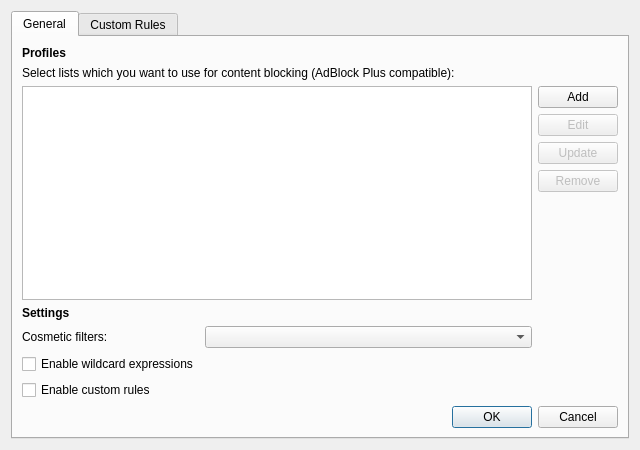
<?xml version="1.0" encoding="UTF-8"?>
<ui version="4.0">
 <class>Meerkat::ContentBlockingDialog</class>
 <widget class="QDialog" name="Meerkat::ContentBlockingDialog">
  <property name="geometry">
   <rect>
    <x>0</x>
    <y>0</y>
    <width>640</width>
    <height>450</height>
   </rect>
  </property>
  <property name="windowTitle">
   <string>Content Blocking</string>
  </property>
  <layout class="QVBoxLayout" name="contentBlockingVerticalLayout">
   <item>
    <widget class="QTabWidget" name="tabWidget">
     <property name="currentIndex">
      <number>0</number>
     </property>
     <widget class="QWidget" name="generalTab">
      <attribute name="title">
       <string>General</string>
      </attribute>
      <layout class="QVBoxLayout" name="generalVerticalLayout">
       <item>
        <widget class="QLabel" name="profilesHeaderLabel">
         <property name="font">
          <font>
           <weight>75</weight>
           <bold>true</bold>
          </font>
         </property>
         <property name="text">
          <string>Profiles</string>
         </property>
        </widget>
       </item>
       <item>
        <widget class="QLabel" name="profilesDescriptionLabel">
         <property name="text">
          <string>Select lists which you want to use for content blocking (AdBlock Plus compatible):</string>
         </property>
         <property name="wordWrap">
          <bool>true</bool>
         </property>
        </widget>
       </item>
       <item>
        <layout class="QHBoxLayout" name="profilesHorizontalLayout">
         <item>
          <layout class="QVBoxLayout" name="profilesVerticalLayout">
           <item>
            <widget class="Meerkat::ItemViewWidget" name="profilesViewWidget">
             <property name="sizeAdjustPolicy">
              <enum>QAbstractScrollArea::AdjustIgnored</enum>
             </property>
             <property name="editTriggers">
              <set>QAbstractItemView::CurrentChanged|QAbstractItemView::DoubleClicked|QAbstractItemView::EditKeyPressed|QAbstractItemView::SelectedClicked</set>
             </property>
             <property name="alternatingRowColors">
              <bool>true</bool>
             </property>
             <property name="autoExpandDelay">
              <number>-1</number>
             </property>
             <attribute name="headerStretchLastSection">
              <bool>false</bool>
             </attribute>
            </widget>
           </item>
           <item>
            <widget class="QLabel" name="settingsHeaderLabel">
             <property name="font">
              <font>
               <weight>75</weight>
               <bold>true</bold>
              </font>
             </property>
             <property name="text">
              <string>Settings</string>
             </property>
            </widget>
           </item>
           <item>
            <layout class="QFormLayout" name="settingsFormLayout">
             <item row="1" column="0">
              <widget class="QLabel" name="cosmeticFiltersLabel">
               <property name="text">
                <string>Cosmetic filters:</string>
               </property>
              </widget>
             </item>
             <item row="1" column="1">
              <widget class="QComboBox" name="cosmeticFiltersComboBox"/>
             </item>
             <item row="2" column="0">
              <widget class="QCheckBox" name="enableWildcardsCheckBox">
               <property name="text">
                <string>Enable wildcard expressions</string>
               </property>
              </widget>
             </item>
             <item row="3" column="0">
              <widget class="QCheckBox" name="enableCustomRulesCheckBox">
               <property name="text">
                <string>Enable custom rules</string>
               </property>
              </widget>
             </item>
            </layout>
           </item>
          </layout>
         </item>
         <item>
          <layout class="QVBoxLayout" name="profilesButtonsLayout" stretch="0,0,0,0,1">
           <item>
            <widget class="QPushButton" name="addProfileButton">
             <property name="text">
              <string>Add</string>
             </property>
            </widget>
           </item>
           <item>
            <widget class="QPushButton" name="editProfileButton">
             <property name="enabled">
              <bool>false</bool>
             </property>
             <property name="text">
              <string>Edit</string>
             </property>
            </widget>
           </item>
           <item>
            <widget class="QPushButton" name="updateProfileButton">
             <property name="enabled">
              <bool>false</bool>
             </property>
             <property name="text">
              <string>Update</string>
             </property>
            </widget>
           </item>
           <item>
            <widget class="QPushButton" name="removeProfileButton">
             <property name="enabled">
              <bool>false</bool>
             </property>
             <property name="text">
              <string>Remove</string>
             </property>
            </widget>
           </item>
           <item>
            <spacer name="profilesVerticalSpacer">
             <property name="orientation">
              <enum>Qt::Vertical</enum>
             </property>
             <property name="sizeHint" stdset="0">
              <size>
               <width>0</width>
               <height>0</height>
              </size>
             </property>
            </spacer>
           </item>
          </layout>
         </item>
        </layout>
       </item>
       <item>
        <widget class="QDialogButtonBox" name="confirmButtonBox">
         <property name="orientation">
          <enum>Qt::Horizontal</enum>
         </property>
         <property name="standardButtons">
          <set>QDialogButtonBox::Cancel|QDialogButtonBox::Ok</set>
         </property>
        </widget>
       </item>
      </layout>
     </widget>
     <widget class="QWidget" name="customRulesTab">
      <attribute name="title">
       <string>Custom Rules</string>
      </attribute>
      <layout class="QVBoxLayout" name="customVerticalLayout">
       <item>
        <layout class="QHBoxLayout" name="customRulesHorizontalLayout">
         <item>
          <widget class="Meerkat::ItemViewWidget" name="customRulesViewWidget">
           <property name="alternatingRowColors">
            <bool>true</bool>
           </property>
           <attribute name="headerVisible">
            <bool>false</bool>
           </attribute>
          </widget>
         </item>
         <item>
          <layout class="QVBoxLayout" name="customRulesButtonsLayout" stretch="0,0,0,1">
           <item>
            <widget class="QPushButton" name="addRuleButton">
             <property name="text">
              <string>Add</string>
             </property>
            </widget>
           </item>
           <item>
            <widget class="QPushButton" name="editRuleButton">
             <property name="text">
              <string>Edit</string>
             </property>
            </widget>
           </item>
           <item>
            <widget class="QPushButton" name="removeRuleButton">
             <property name="text">
              <string>Remove</string>
             </property>
            </widget>
           </item>
           <item>
            <spacer name="customRulesVerticalSpacer">
             <property name="orientation">
              <enum>Qt::Vertical</enum>
             </property>
             <property name="sizeHint" stdset="0">
              <size>
               <width>0</width>
               <height>0</height>
              </size>
             </property>
            </spacer>
           </item>
          </layout>
         </item>
        </layout>
       </item>
      </layout>
     </widget>
    </widget>
   </item>
  </layout>
 </widget>
 <customwidgets>
  <customwidget>
   <class>Meerkat::ItemViewWidget</class>
   <extends>QTreeView</extends>
   <header>src/ui/ItemViewWidget.h</header>
  </customwidget>
 </customwidgets>
 <resources/>
 <connections/>
</ui>
